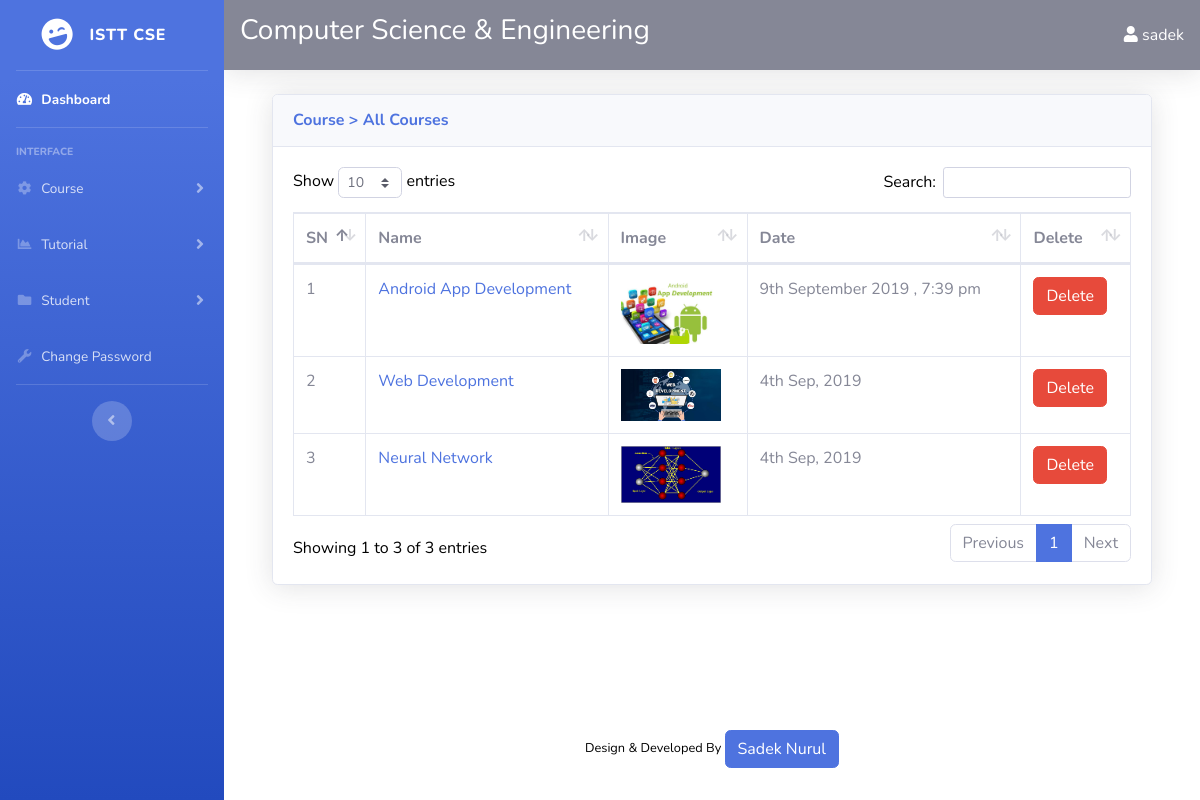
/admin/index.php?courses (signed in), run on the app's committed database.
### tables this page shows
CREATE TABLE `courses` (
  `id` int(100) NOT NULL,
  `name` varchar(255) NOT NULL,
  `image` text NOT NULL,
  `date` varchar(255) NOT NULL
);

### resources/functions.php (the view, shortened to what this page needs)
<?php
function query($sql){
	global $connection;
	return mysqli_query($connection,$sql);
}
function fetch_array($result){
	return mysqli_fetch_array($result);
}
function courses_in_admin() {
	$query = query("SELECT * FROM courses ORDER by id DESC");
	$i = 0;
	while($row = fetch_array($query)) {
		$i++;
		$course = <<<DELIMETER
		<tr>
            <td>{$i}</td>
            <td><a href="index.php?edit_course&id={$row['id']}">{$row['name']}</a>
            </td>
            <td><img src="../resources/tutorial-images/{$row['image']}" width='100'  alt=""></td>
            <td>{$row['date']}</td>
			<td class="delete_permission"><a class="btn btn-danger course_container" href="../resources/templates/back/delete-course.php?id={$row['id']}"><span class="glyphicon glyphicon-remove"></span>Delete</a></td>
        </tr>
DELIMETER;
echo $course;
	}
}
?>

### data on the page
courses: name "Android App Development", image (picture), date "9th September 2019 , 7:39 pm"
courses: name "Web Development", image (picture), date "4th Sep, 2019"
courses: name "Neural Network", image (picture), date "4th Sep, 2019"

### other printed values
$_SESSION['username'] "sadek"
